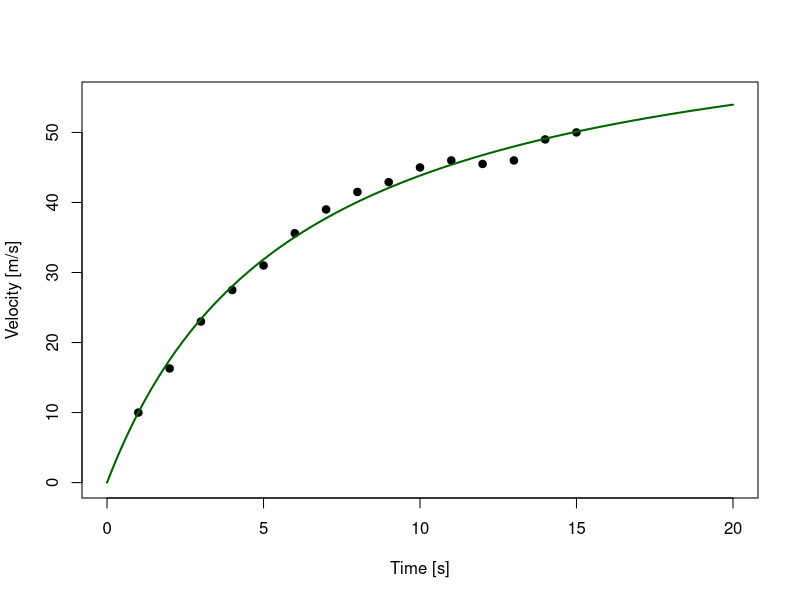

The R script that drew this image:
# Data analysis - 01 - Michaelis-Menten model

##########
# EX06
#########
# A skydiver jumps with a parachute from a hot air balloon. Below are his velocities [m/s]
# in successive moments of time [s], starting from 1s. Fit the Michaelis-Menten model to this data.
# Draw a scatter plot with a fitted regression curve.
# What speed the jumper will reach in the 17th second of the flight?

# Clear enviroment
rm(list = ls())

input <- ('t	v
          1	10
          2	16.3
          3	23
          4	27.5
          5	31
          6	35.6
          7	39
          8	41.5
          9	42.9
          10	45
          11	46
          12	45.5
          13	46
          14	49
          15	50')

dataset.06 <- read.table(textConnection(input), header = TRUE)
dataset.06

# Michaelis-Menten:
model.6 <- nls(v ~ SSmicmen(t, a, b), dataset.06)

# Summary (values of parameters and tests of significance)
summary(model.6)
# We have 2 parameters (a = 70.1793, b = 6.0109), both are relevant to the model (***).
# 13 degrees of freedom = number of observation (15) - the number of variables (2: a,b)

# Michaelis-Menten model: y = a*x / (b+x)
a <- coef(model.6)[1] # Estimate a from model.6
b <- coef(model.6)[2] # Estimate b from model.6

# Create plot
plot(data = dataset.06,
     v ~ t,
     pch = 20, cex = 1.5,
     xlim = c(0, 20), ylim = c(0, 55),
     xlab = 'Time [s]', ylab = 'Velocity [m/s]')

# Add Michaelis-Menten curve:
curve((a*x / (b+x)),
      add = TRUE, 
      col = 'darkgreen', lwd = 2)

# Predict speed of the jumper in 17th second of the flight:
seventeenth <- data.frame(t=c(17))
predict(model.6,seventeenth)

#Predicted speed: 51.85 m/s
